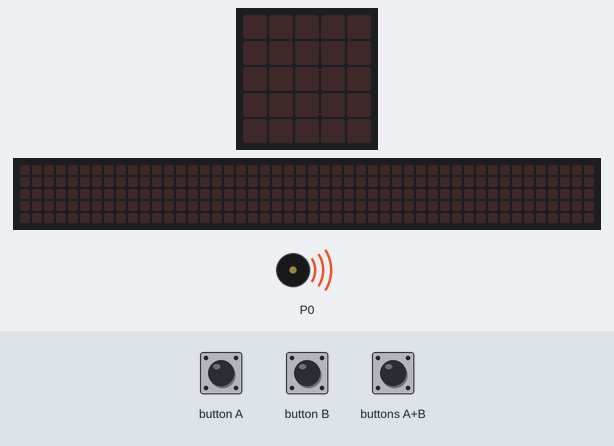
Recording of a program running on a simulated BBC micro:bit (MakeCode). On the bench: the board's 5×5 LED display, a strip that is not on the board, showing the scrolling text unrolled, buzzer (waves = sounding). Inputs (shaded band) come from the test bench. The 48×5 strip is a reading aid, not a part: it shows the text the display is scrolling, unrolled, one strip-width of it at a time.

Above: at 1.2 s.
1.3 s: button A pressed for 0.15 s
At 1.69 s:
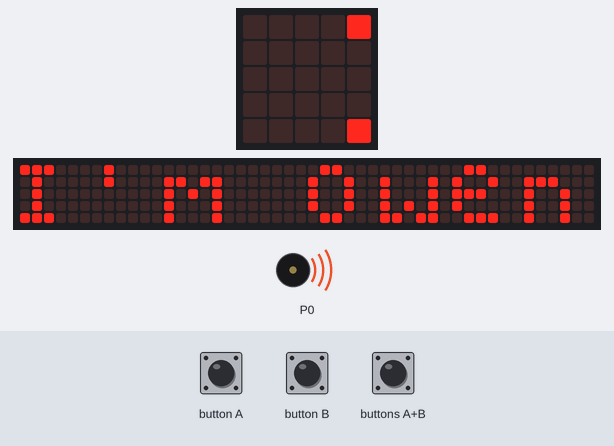
At 4.97 s:
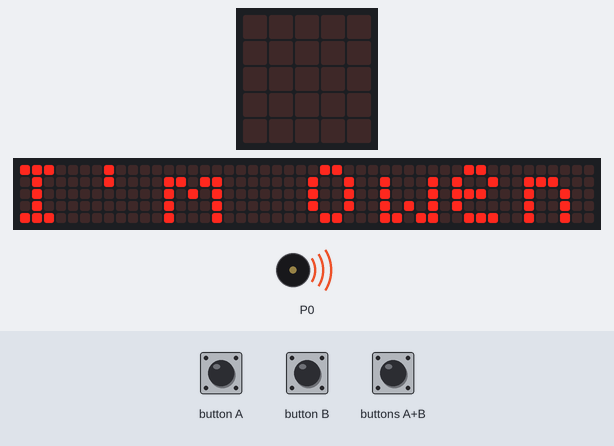
Timing chart, 0 to 10.3 s (numbered marks = the images above; inputs shaded):
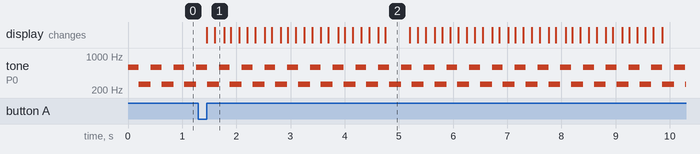

The program:

main.ts
```typescript
input.onButtonPressed(Button.A, function () {
    basic.showString("I'm Owen, and my hobbies are playing badminton and video games.")
})
input.onButtonPressed(Button.AB, function () {

})
input.onButtonPressed(Button.B, function () {
    basic.showIcon(IconNames.Happy)
    basic.showIcon(IconNames.Sad)
})
basic.forever(function () {
    music.setVolume(255)
    music.ringTone(587)
    basic.pause(100)
    music.ringTone(587)
    basic.pause(100)
    music.ringTone(262)
    basic.pause(100)
    music.ringTone(262)
    basic.pause(100)
})
```

test.ts
```typescript
// 在這裡測試；當此封包作為擴充功能時，將不會編譯此內容。
```

Measured:
- after the input at 1.3 s, the display: first changes after 0.15 s (image 1 shows a later state)
- by itself, tone on P0: alternates 587 Hz for 0.20 s and 262 Hz for 0.22 s
- what the display in image 2 shows lasts 0.4 s, from 4.8 s to 5.2 s
